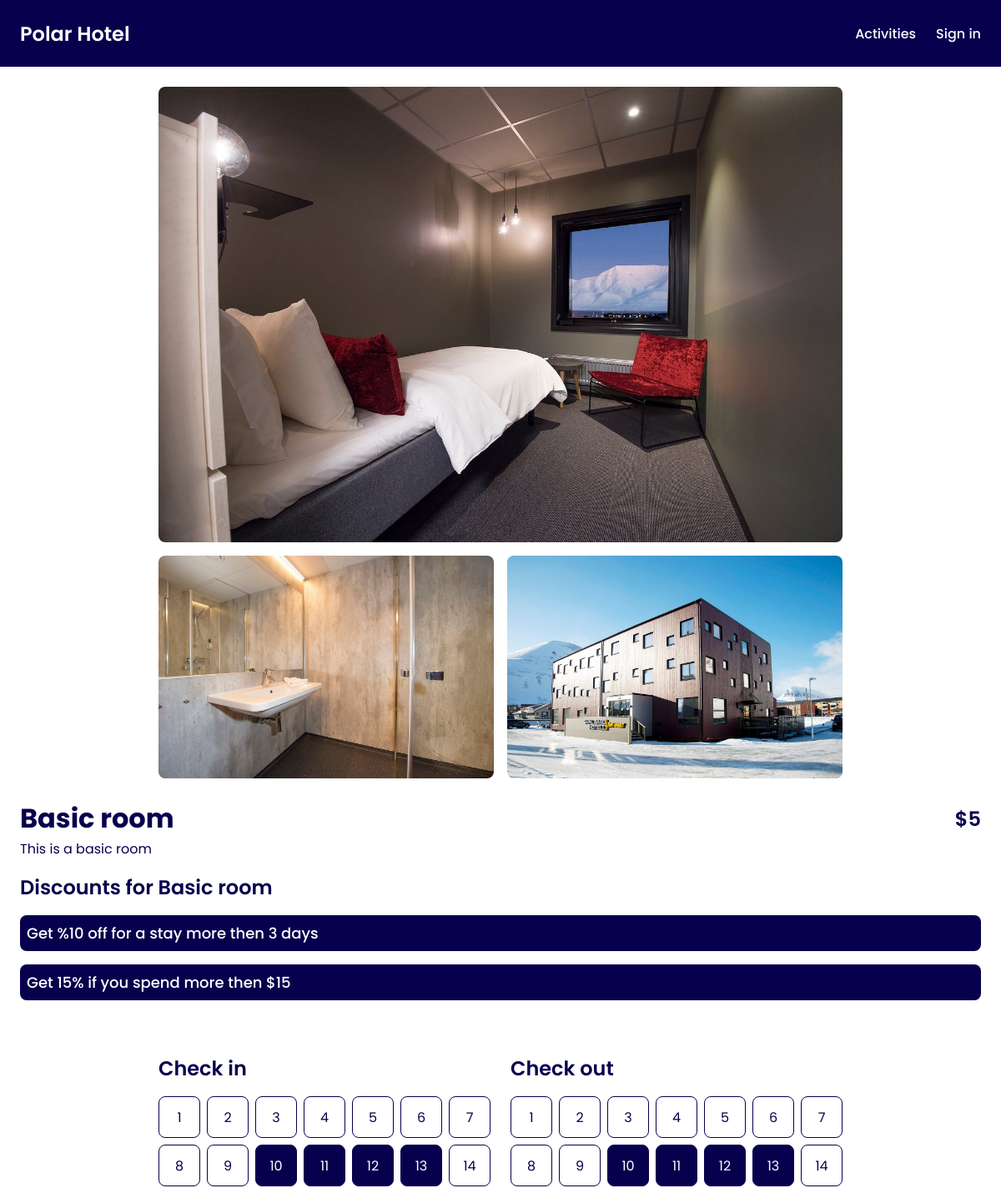
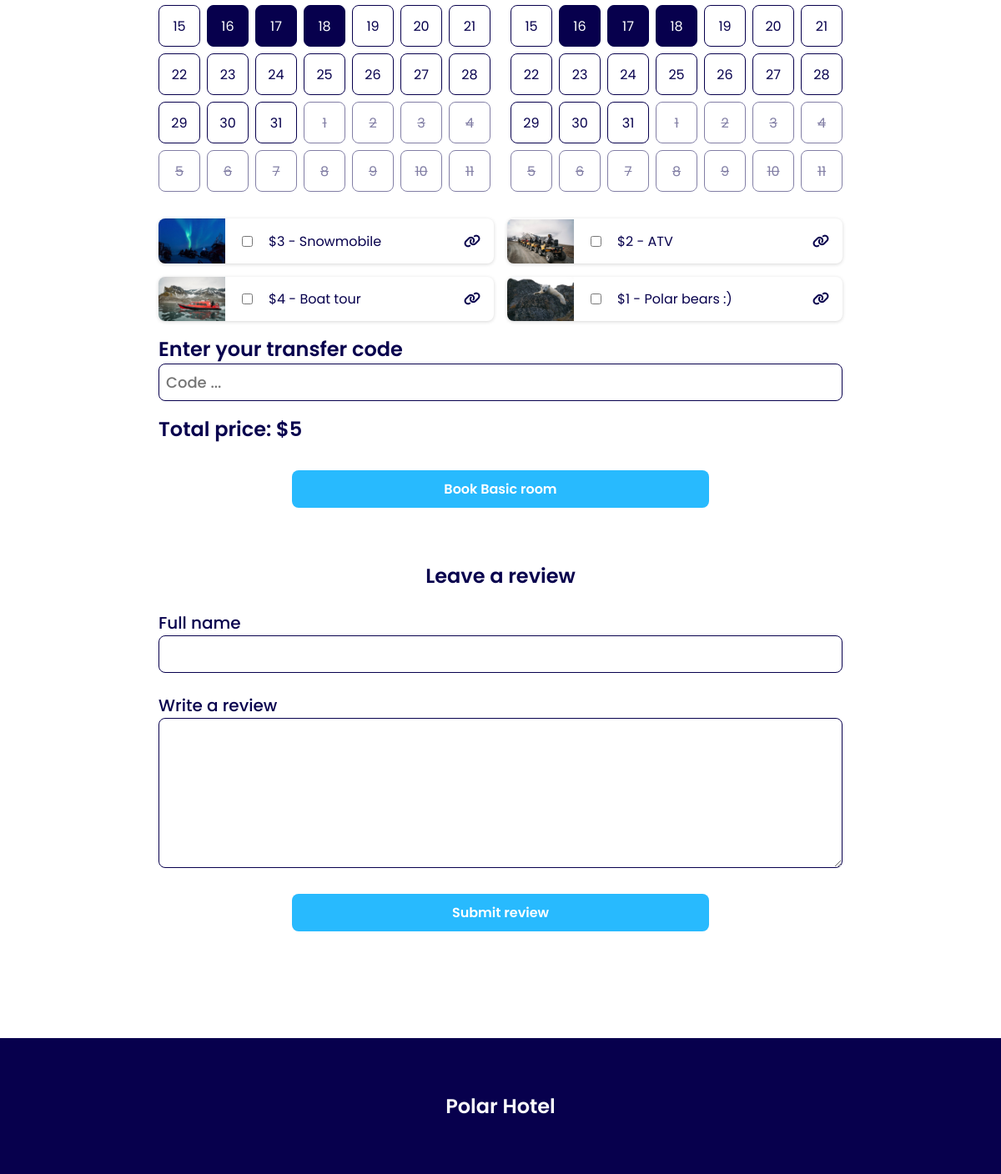
The app's page /room.php?room=009c6170-1ef2-402a-82c2-8c1fc8badce3 with its own data (2 pictures, top to bottom).
### tables this page shows
CREATE TABLE activities (
	id VARCHAR PRIMARY KEY,
	name VARCHAR,
	price INTEGER,
	description VARCHAR,
	image VARCHAR
);

### app/getRooms.php (called while the page is built, shortened)
<?php
require_once __DIR__ . "/../vendor/autoload.php";
$stars = intval($_ENV["STARS"]);
$getRooms = $db->query("SELECT rooms.id, rooms.name, rooms.price, rooms.description, image_room.image FROM rooms
INNER JOIN image_room ON image_room.room_id = rooms.id");
$getRooms->execute();
$rooms = $getRooms->fetchAll(PDO::FETCH_ASSOC);
$mappedRooms = [];
foreach ($rooms as $room) {
    $id = $room["id"];
    $price = intval($room["price"]);
    $price = $price + $stars;
    if (!isset($mappedRooms[$id])) {
        $mappedRooms[$id] = [
            "id" => $id,
            "name" => $room["name"],
            "price" => $price,
            "description" => $room["description"],
            "images" => [],
        ];
    }
    $mappedRooms[$id]["images"][] = $room["image"];
}
$rooms = array_values($mappedRooms);

### app/hotelFunctions.php (called while the page is built, shortened)
<?php
function monthArrayDate(int $timeStamp): array
{
    return [
        "date" => date("Y-m-d", $timeStamp),
        "dayOfWeek" => intval(date("N", $timeStamp)),
        "dayDate" => intval(date("d", $timeStamp)),
        "month" => intval(date("m", $timeStamp)),
    ];
}
function getMonth(int $monthIndex, int $year): array
{
    $monthLength = cal_days_in_month(CAL_GREGORIAN, $monthIndex, $year);
    $month = [];
    $firstDay = date("N", mktime(0, 0, 0, $monthIndex, 1, $year));
    $daysBefore = $firstDay - 1;
    $daysAfter = 42 - $monthLength - $daysBefore;
    for ($idx = 0; $idx < $monthLength; $idx++) {
        $timeStamp = mktime(0, 0, 0, $monthIndex, $idx + 1, $year);
        $month[] = monthArrayDate($timeStamp);
    }
    if ($daysAfter > 0) {
        for ($idx = 1; $idx <= $daysAfter; $idx++) {
            $timeStamp = mktime(0, 0, 0, $monthIndex, $monthLength + $idx, $year);
            $month[] = monthArrayDate($timeStamp);
        }
    }
    return $month;
}
function filterForId(array $arrays, string $arrayId): array
{
    $filteredArray = array_filter($arrays, function ($array) use ($arrayId) {
        return $array["id"] === $arrayId;
    });
    $filteredArray = reset($filteredArray);
    return !$filteredArray ? [] : $filteredArray;
}
function isDateBooked(int $date, array $bookedCheckIn, array $bookedCheckOut): bool
{
    foreach ($bookedCheckIn as $index => $checkIn) {
        $checkOut = $bookedCheckOut[$index];
        if ($date >= strtotime($checkIn) && $date <= strtotime($checkOut)) {
            return true;
        }
    }
    return false;
}

### app/getOffers.php (called while the page is built, shortened)
<?php
require_once __DIR__ . "/autoload.php";
$getOffers = $db->query("SELECT offers.*, offer_room.room_id FROM offers INNER JOIN offer_room ON offer_room.offer_id = offers.id;");
$offers = $getOffers->fetchAll(PDO::FETCH_ASSOC);
$mappedOffers = [];
foreach ($offers as $offer) {
    $id = $offer["id"];
    if (!isset($mappedOffers[$id])) {
        $mappedOffers[$id] = [
            "id" => $id,
            "name" => $offer["name"],
            "discount" => intval($offer["discount"]),
            "requirement" => $offer["requirement"],
            "requirement_amount" => $offer["requirement_amount"],
            "rooms" => [],
        ];
    }
    $mappedOffers[$id]["rooms"][] = $offer["room_id"];
}
$offers = array_values($mappedOffers);

### app/getBookedRooms.php (called while the page is built, shortened)
<?php
require_once __DIR__ . "/autoload.php";
if (isset($room["id"])) {
    $getBookedRooms = $db->prepare("SELECT * FROM booked_rooms WHERE room_id = :room_id");
    $getBookedRooms->bindParam(":room_id", $room["id"], PDO::PARAM_STR);
    $getBookedRooms->execute();
    $bookedRooms = $getBookedRooms->fetchAll(PDO::FETCH_ASSOC);
}

### app/getActivities.php (called while the page is built, shortened)
<?php
require_once __DIR__ . "/autoload.php";
$selectActivities = $db->query("SELECT * FROM activities");
$selectActivities->execute();
$activities = $selectActivities->fetchAll(PDO::FETCH_ASSOC);

### room.php (the view, shortened to what this page needs)
<?php
require_once __DIR__ . "/views/header.php";
require_once __DIR__ . "/views/navigation.php";
require __DIR__ . "/app/getRooms.php";
require __DIR__ . "/app/getActivities.php";
require __DIR__ . "/app/getOffers.php";
$roomId = $_GET["room"];
$room = filterForId($rooms, $roomId);
require __DIR__ . "/app/getBookedRooms.php";
$bookedCheckIn = array_column($bookedRooms, "check_in");
$bookedCheckOut = array_column($bookedRooms, "check_out");
$roomOffers = array_filter($offers, function ($offer) use ($room) {
    return in_array($room["id"], $offer["rooms"]);
});
?>
<main class="room-main max-w-section">
    <div class="room-content-order">
        <div class="column room-info-container space-between">
            <div>
                <div class="space-between name-price-title">
                    <h1><?= $room["name"]; ?></h1>
                    <h3><?= "$" . $room["price"]; ?></h3>
                </div>
                <div><?= nl2br($room["description"]); ?></div>
            </div>
            <?php if (count($roomOffers) > 0) : ?>
                <div class="room-discount-container">
                    <h3 class="room-discount-title">Discounts for <?= $room["name"]; ?></h3>
                    <?php foreach ($roomOffers as $roomOffer) : ?>
                        <div class="room-discount-card"><?= $roomOffer["name"]; ?></div>
                    <?php endforeach; ?>
                </div>
            <?php endif; ?>
        </div>
        <div class="room-gallery-grid">
            <?php foreach ($room["images"] as $image) : ?>
                <img src=<?= "./assets/images/" . $image; ?> alt="hotel room">
            <?php endforeach; ?>
        </div>
    </div>
    <form method="post" class="book-room-form" action="app/bookRoom.php">
        <div class="check-in-out-calenders">
            <div>
                <h3>Check in</h3>
                <?php
                $calendarIdentifier = "check_in";
                require __DIR__ . "/views/calendar.php"; ?>
            </div>
            <div>
                <h3>Check out</h3>
                <?php
                $calendarIdentifier = "check_out";
                require __DIR__ . "/views/calendar.php"; ?>
            </div>
        </div>
        <div class="room-activities">
            <?php foreach ($activities as $activity) : ?>
                <div class="room-activities-card">
                    <img src="<?= "assets/images/" . $activity["image"] ?>" alt="activity">
                    <input data-price="<?= $activity["price"]; ?>" class="activity-check" type="checkbox" name="activities[]" value="<?= $activity["id"] ?>">
                    <div><?= "$" . $activity["price"] . " - " . $activity["name"] ?></div>
                    <a href="activities.php" class="text-dark-blue flex-grow">
                        <i class="fa-solid fa-link"></i>
                    </a>
                </div>
            <?php endforeach; ?>
        </div>
        <div>
            <label for="transfer-code">
                <h3>Enter your transfer code</h3>
            </label>
            <input autocomplete="off" placeholder="Code ..." class="transfer-code-input" type="text" name="transfer-code" id="transfer-code" required>
        </div>
        <div class="space-between">
            <h3>Total price: <span id="total-price"><?= "$" . $room["price"] ?></span></h3>
        </div>
        <button type="submit" class="submit-btn-blue cart-btn">Book <?= $room["name"]; ?></i></button>
    </form>
    <div class="reviews-container">
        <h3 class="review-title">Leave a review</h3>
        <form class="column review-form" action="app/insertReview.php">
            <div>
                <label class="create-room-label" for="name">Full name</label>
                <input required min="2" class="transfer-code-input" type="text" name="name" id="name">
            </div>
            <div>
                <label class="create-room-label" for="review">Write a review</label>
                <textarea required class="transfer-code-input" name="review" id="review" maxlength="1000" rows="6"></textarea>
            </div>
            <button class="submit-btn-blue cart-btn" type="submit">Submit review</button>
        </form>
    </div>
</main>
<?php require_once __DIR__ . "/views/footer.php"; ?>

### views/header.php (shortened to what this page needs)
<!DOCTYPE html>
<html lang="en">
<head>
    <link rel="stylesheet" href="https://cdnjs.cloudflare.com/ajax/libs/font-awesome/6.5.1/css/all.min.css" />
    <link rel="stylesheet" href="assets/style/style.css">
    <link rel="stylesheet" href="assets/style/mediaQuery.css">
</head>
<body>

### views/navigation.php (shortened to what this page needs)
<header>
    <a href="index.php" class="nav-logo">Polar Hotel</a>
    <nav class="desktop-nav">
        <a href="activities.php">Activities</a>
        <a href=<?= isset($_SESSION["admin"]) ? "app/logout.php" : "login.php" ?>><?= isset($_SESSION["admin"]) ? "Sign out" : "Sign in" ?></a>
    </nav>
</header>

### views/calendar.php (shortened to what this page needs)
<?php
$selectedMonth = intval(date("m", mktime(0, 0, 0, 1, 1, 2024)));
$selectedYear = 2024;
$month = getMonth($selectedMonth, $selectedYear);
$identifier = $calendarIdentifier ?? '';
?>
<div class="calendar-grid">
    <?php foreach ($month as $date) :
        $dateIsBooked = isDateBooked(strtotime($date["date"]), $bookedCheckIn, $bookedCheckOut);
    ?>
        <div id="<?= ($selectedMonth === $date["month"] && !$dateIsBooked) ? 'btn_' . $identifier : '' ?>" class="calendar-cell
        <?= $selectedMonth !== $date["month"] ? 'offset-month' : (!$dateIsBooked ? 'current-month contain-radio' : ""); ?>
        <?= $dateIsBooked ? "date-is-booked" : ""; ?>" title="<?= $dateIsBooked ? $date["date"] . " is already booked" : "Please select a date"; ?>">
            <?= $date["dayDate"] ?>
        </div>
    <?php endforeach; ?>
</div>

### views/footer.php (shortened to what this page needs)
<footer>
    <div class="nav-logo center">Polar Hotel</div>
</footer>
</body>
</html>

### assets/style/style.css (style rules this page uses)
:root { --dark-blue: #07004d; --blue: #28bafe; --light-blue: #e3f5fd; --white: #fff; --rounded-md: 16px; --rounded-sm: 8px; }
* { box-sizing: border-box; font-family: "Poppins", sans-serif; }
body { min-height: 100vh; background: var(--white); color: var(--dark-blue); margin: 0; padding: 0; }
footer { background: var(--dark-blue); color: var(--white); padding: 64px 24px; }
h1, h2, h3, p { margin: 0; }
h3 { font-size: 24px; font-weight: 600; }
button, input[type="checkbox"] { border: none; cursor: pointer; }
a { color: var(--white); text-decoration: none; font-weight: 500; font-size: 1rem; }
textarea { resize: vertical; }
.center { display: flex; justify-content: center; align-items: center; }
.column { display: flex; flex-direction: column; }
.text-dark-blue { color: var(--dark-blue); }
header { display: flex; justify-content: space-between; align-items: center; padding: 16px 24px; width: 100%; height: 80px; background: var(--dark-blue); color: var(--white); position: fixed; top: 0; left: 0; z-index: 50; overflow-x: hidden; }
.nav-logo { user-select: none; font-size: 24px; font-weight: 600; }
.desktop-nav { display: flex; gap: 24px; }
.submit-btn-blue { background: var(--blue); color: var(--white); padding: 10px 0; font-size: 1rem; font-weight: 600; border-radius: var(--rounded-sm); transition: all 0.3s; text-align: center; }
.space-between { display: flex; justify-content: space-between; width: 100%; }
.date-is-booked { background: var(--dark-blue); color: var(--white); cursor: default; }
.reviews-container { max-width: 820px; width: 100%; margin: 0 auto; margin-bottom: 64px; }
.review-form { gap: 24px; }
.review-title { text-align: center; margin-bottom: 24px; }
.max-w-section { max-width: 1440px; width: 100%; margin: 0 auto; }
.create-room-label { font-size: 20px; font-weight: 500; margin-bottom: 8px; }
.room-main { min-height: 100vh; padding: 104px 24px 0 24px; }
.room-gallery-grid { display: grid; grid-template-columns: repeat(2, 1fr); gap: 16px; max-width: 820px; }
.room-gallery-grid img { width: 100%; border-radius: var(--rounded-sm); }
.room-gallery-grid img:nth-child(1) { grid-column: span 2; }
.room-content-order { display: flex; gap: 24px; }
.name-price-title { align-items: center; }
.room-info-container { width: 100%; }
.book-room-form { margin: 64px auto; display: flex; flex-direction: column; gap: 16px; width: 100%; max-width: 820px; }
.calendar-grid { display: grid; grid-template-columns: repeat(7, minmax(40px, 50px)); grid-template-rows: repeat(6, minmax(40px, 50px)); place-content: center; gap: 8px; padding: 16px 0; }
.calendar-cell { padding: 8px; border: 1px solid var(--dark-blue); border-radius: var(--rounded-sm); display: flex; justify-content: center; align-items: center; user-select: none; }
.offset-month { opacity: 0.5; text-decoration: line-through; }
.current-month { cursor: pointer; transition: background 0.2s ease-out, color 0.2s ease-out; }
.contain-radio { position: relative; }
.check-in-out-calenders { display: flex; flex-direction: column; align-items: center; justify-content: center; gap: 24px; }
.room-activities { display: grid; grid-template-columns: repeat(auto-fill, minmax(350px, 1fr)); gap: 16px; }
.room-activities-card { display: flex; align-items: center; gap: 16px; padding-right: 16px; width: 100%; overflow: hidden; border-radius: var(--rounded-sm); box-shadow: rgba(0, 0, 0, 0.16) 0px 1px 4px; }
.room-activities-card img { width: 80px; object-fit: cover; object-position: center; }
.flex-grow { flex-grow: 1; text-align: end; }
.transfer-code-input { width: 100%; border: 1px solid var(--dark-blue); border-radius: var(--rounded-sm); padding: 8px; font-size: 18px; font-weight: 500; }
.room-discount-container { display: flex; flex-direction: column; gap: 16px; margin-top: 16px; }
.room-discount-card { padding: 8px; font-size: 18px; font-weight: 500; border-radius: var(--rounded-sm); background: var(--dark-blue); color: var(--white); }
.cart-btn { max-width: 500px; width: 100%; margin: 0 auto; }

### assets/style/mediaQuery.css (style rules this page uses)
@media (max-width: 1200px) { .room-content-order { flex-direction: column-reverse; } }
@media (max-width: 1200px) { .room-gallery-grid { margin: 0 auto; } }
@media (min-width: 900px) { .check-in-out-calenders { flex-direction: row; } }

### records on screen
activities: image (picture), price "3", name "Snowmobile"
activities: image (picture), price "2", name "ATV"
activities: image (picture), price "4", name "Boat tour"
activities: image (picture), price "1", name "Polar bears :)"

### other values on screen
$room["name"] "Basic room"
$room["price"] "5"
$room["description"] "This is a basic room"
$roomOffer["name"] "Get %10 off for a stay more then 3 days"
$roomOffer["name"] "Get 15% if you spend more then $15"
$date["dayDate"] "1"
$date["dayDate"] "2"
$date["dayDate"] "3"
$date["dayDate"] "4"
$date["dayDate"] "5"
$date["dayDate"] "6"
$date["dayDate"] "7"
$date["dayDate"] "8"
$date["dayDate"] "9"
$date["dayDate"] "10"
